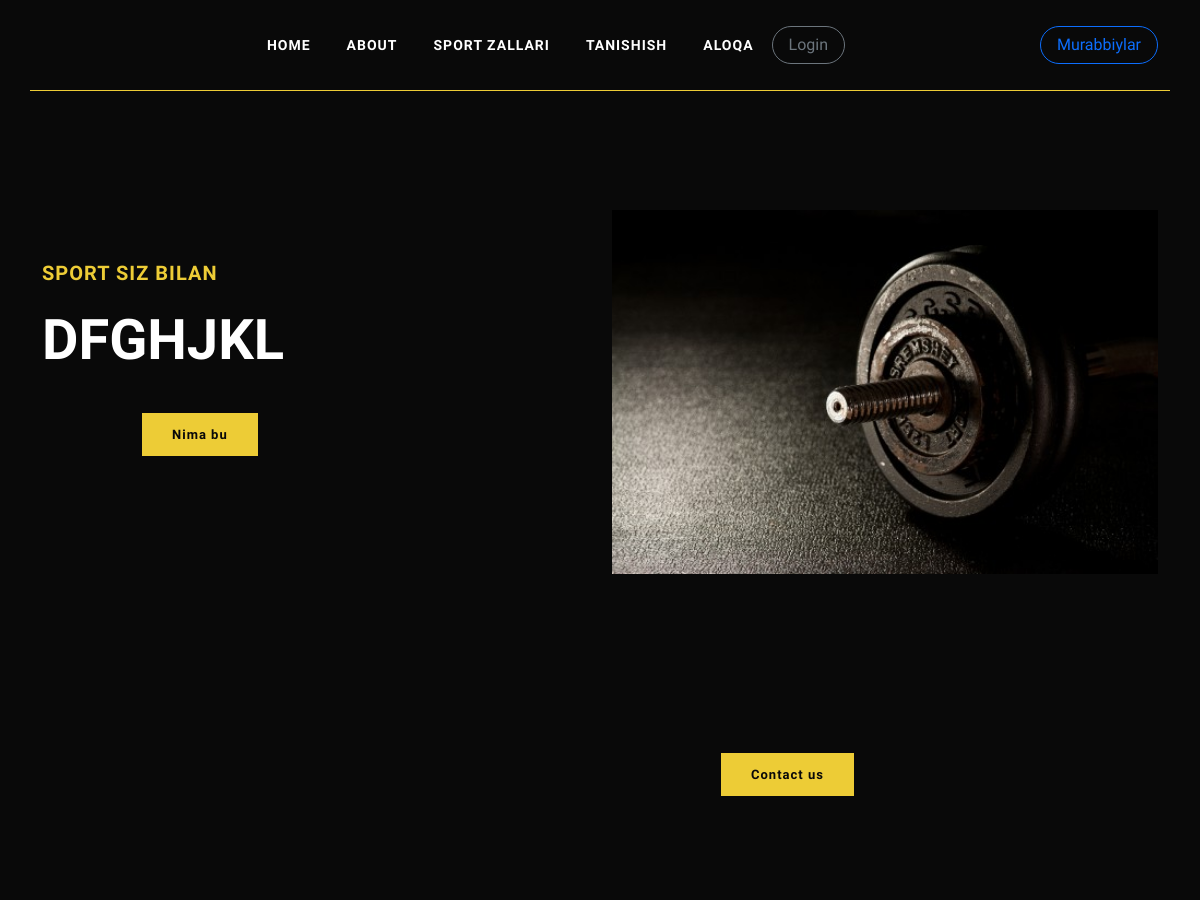
Before: / (upper part) with the older database file.
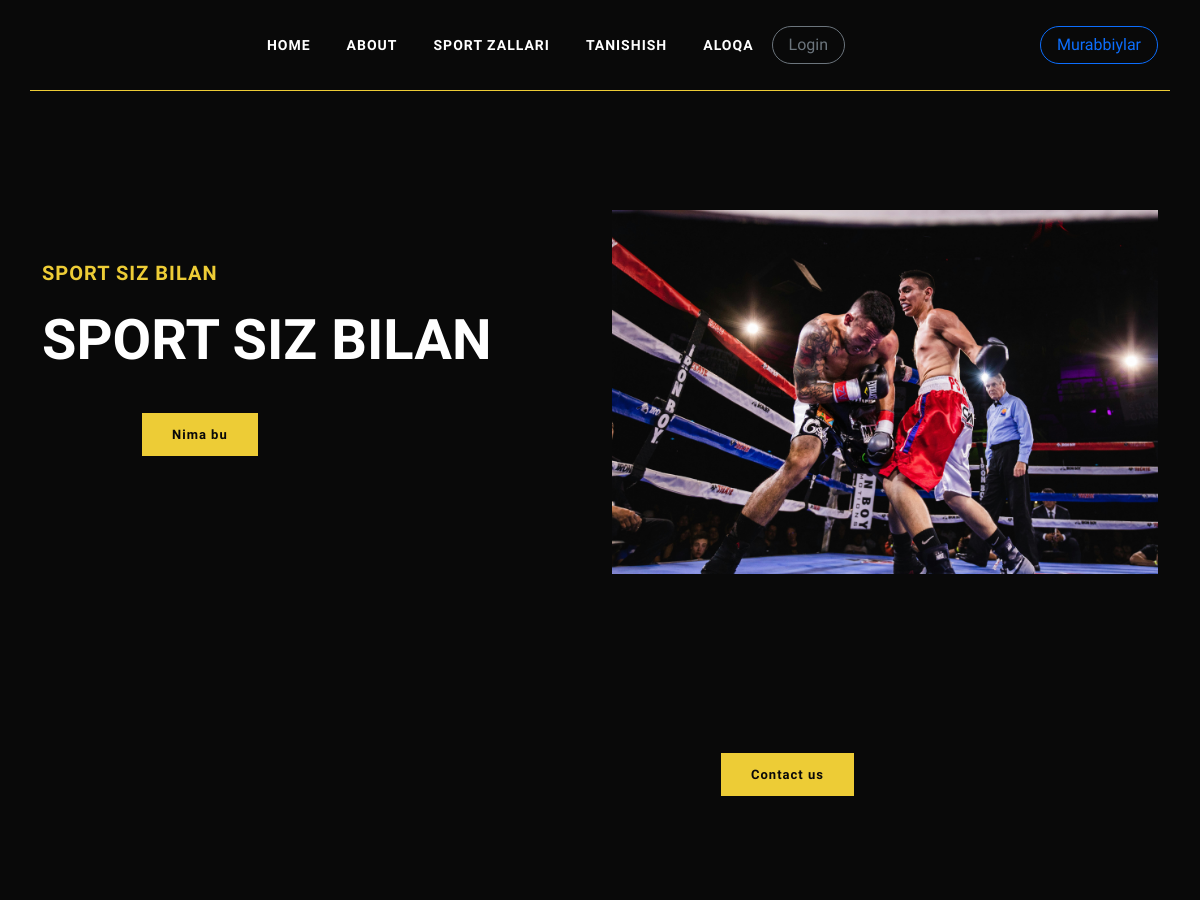
After: the same page with the newer database file.
### Front/models.py (models this page shows, shortened)
class Banner(models.Model):
    title = models.CharField(max_length=255)
    sub_title = models.CharField(max_length=255, blank=True, null=True)
    img = models.ImageField(upload_to='meida/')
    is_active = models.BooleanField(default=True)

### Front/views.py (the view)
# urls.py: path('', views.front, name='index'),
def front(request):
    products=models.Product.objects.all()
    catgory=models.Category.objects.all()
    contact=models.Contact.objects.last()
    info=models.Info.objects.all()
    img=models.Banner.objects.last()
    gym=models.Gym.objects.all()
    gyms=models.Gym.objects.last()
    reja=models.Reja.objects.last()
    banner=models.Banner.objects.all()
    return render(request, 'front/index.html', { 'products': products , 'catgory': catgory,
                                                 'contact': contact, 'info': info, 'img': img, 'gym': gym,
                                                 'gyms': gyms,'reja': reja, 'banner': banner})

### templates/front/index.html (shortened to what this page needs)
<!DOCTYPE html>
<html lang="zxx">
    {%load static %}
	<head>
		<link rel="stylesheet" href="{% static 'fronts/css/bootstrap.min.css'%}">
		<link rel="stylesheet" href="{% static 'fronts/css/line-awesome.min.css'%}">
		<link rel="stylesheet" href="{% static 'fronts/css/magnific-popup.css'%}">
		<link rel="stylesheet" href="{% static 'fronts/css/swiper.min.css'%}">
		<link rel="stylesheet" href="{% static 'fronts/css/style.css'%}">
	</head>
	<body>
		<div id="navbar" class="navbar navbar-expand-lg justify-content-center align-items-center">
			<div class="container">
				 <a href="#" class="navbar-brand"><img src="https://avatars.mds.yandex.net/i?id=f98ebc55b72e6d4003dbd788841939454e61461a-10255116-images-thumbs&n=13" alt=""></a>
			    <div class="collapse navbar-collapse" id="navbarSupportedContent">
			    	<ul class="navbar-nav nav">
						<li class="nav-item"><a class="nav-link" href="#home">Home</a></li>
						<li class="nav-item"><a class="nav-link" href="#about">About</a></li>
						<li class="nav-item"><a class="nav-link" href="#gallery">Sport Zallari</a></li>
						<li class="nav-item"><a class="nav-link" href="#pricing">Tanishish</a></li>
						<li class="nav-item"><a class="nav-link" href="#contact">Aloqa</a></li>
					</ul>
					<ul class="nav list-unstyled d-flex mb-0">
                        {% if request.user.is_authenticated %}
                        <li class="nav-item mx-2">
                            <a href="{% url 'dashboard' %}" class="nav-link text-light px-3 py-2 rounded">Admin</a>
                        </li>
						<li class="nav-item mx-2">
							<a href="{%url 'log_out_user'%}" class="nav-link text-light px-3 py-2 rounded"> logaut</a>
                        </li>
                        {% else %}
                        <li class="nav-item me-2">
							<a href="{% url 'login_user' %}" class="btn btn-outline-secondary rounded-pill px-3">Login</a>
						</li>
                        {% endif %}
                        </ul>
			    </div>
			    <ul class="button-navbar">
					<a href="{% url 'coach' %}" class="btn btn-outline-primary rounded-pill px-3">Murabbiylar</a>
			    </ul>
			</div>
		</div>
		<div id="home" class="intro">
			<div class="container">
				<div class="content">
					<div class="row align-items-center">
						<div class="col-md">
							<div class="content-text">
                                <span>Sport siz bilan</span>
								<h1>{{img.title}}</h1>
								<div class="entry">
									<button class="button">Nima bu</button>
								</div>
                        </div>
						</div>
						<div class="col-md">
								<img src="{{img.img.url}}" alt="">
						</div>
					</div>
				</div>
			</div>
		</div>
		<div id="about" class="about">
			<div class="container">
        	<div class="row g-5">
	        		<div class="col-md-7">
						<div class="content-left">
						</div>
					</div>
					<div class="col-md">
						<div class="content-right">
							<button class="button">Contact us</button>
						</div>
					</div>
				</div>
			</div>
		</div>
		<div id="gallery" class="gallery">
		</div>
	</body>
</html>

Changed rows visible on the page:
no longer on this page (row unchanged): Banner: title "DFGHJKL", img (picture)
added Banner: title "SPORT SIZ BILAN", img (picture)
